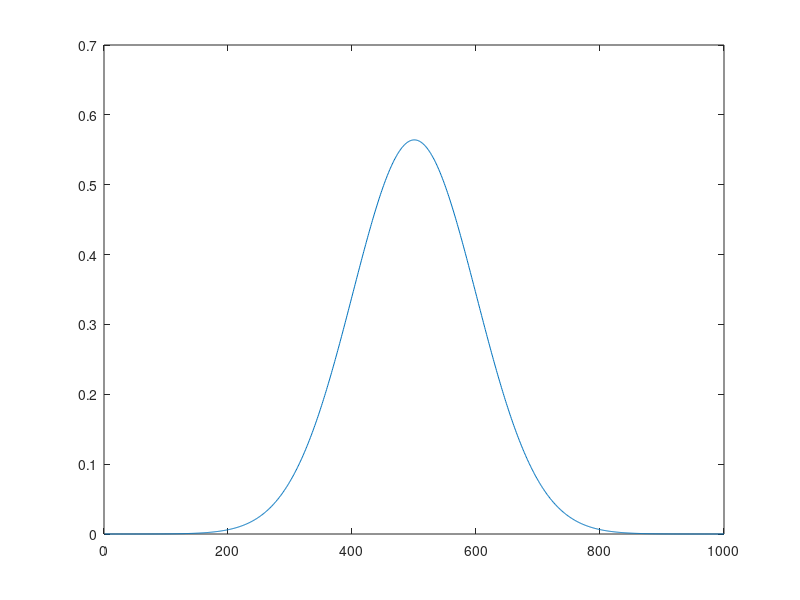
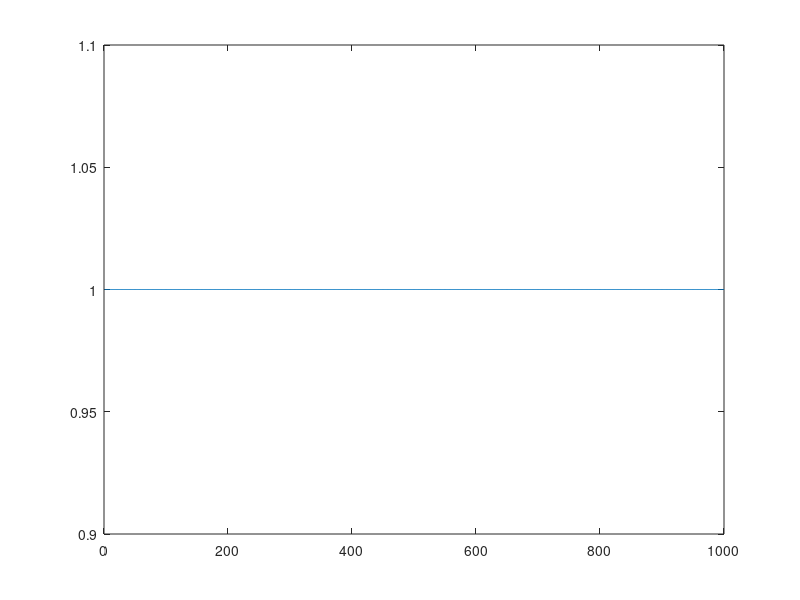

MATLAB code for these plots, in order: (Note: this script raises an error after producing the figures.)
clc; clear all; close all
L = 100; % Spatial length
t_start = 0.0; t_end = 1;
rho_start = 0; rho_end = L; % 1200 for discrete time
Time = 1; % Time length
a = 0; c = 1; % boundary conditions
n = 999; % spaces in spatial length (grid points = n + 1)
m = 1000; % time points 

% t = linspace(t_start,t_end ,m);
t = linspace(t_start,t_end - t_end/m ,m);
rho = linspace(rho_start,rho_end,n+1)'; %TODO check how you define the grid spacing
drho = rho(2) - rho(1);
dt = t(2) - t(1); Fs = 1/dt;
T0 = zeros(n+1,1) + c;
T0(end) = c;
T = zeros(n+1,m);

s = 2/3 * dt / (drho)^3
%%
% figure(1)
% plot(T0)

% Input
sigma = 10; mu = L/2; K = 10;
Pdep = K * 1/(sigma*sqrt(pi))*exp(-(1/2)*(rho-mu).^2/sigma.^2);
figure(1)
plot(Pdep)

u = 1*sin(2*pi*5*t);

% Initialize Tmperature elements
T0 = T0 + Pdep*u(1) ;
figure(2)
plot(T0)
Told = T0;
T(:,1) = T0;

for j = 2:m % loop thorugh time steps
    T(:,j) = Newton_alg(Told,a,c,drho,dt,Pdep,u(j));
    T(:,j) = T(:,j) ; % Should introduce in Newton?
    Told = T(:,j);
end

figure(3);
h = surf(t,rho,T)
set(h,'LineStyle','none')
xlabel('t ')
ylabel('\rho')
zlabel('T(x,t)')

%%               
S = T(100,:);
Y = fft(S)/length(S);
P2 = abs(Y);
P1 = P2(1:m/2+1);
P1(2:end-1) = 2*P1(2:end-1);

f = Fs*(0:(m/2))/m;
figure(4)

stem(f,P1) ;
set(gca,'YScale','log'); 
title('Single-Sided Amplitude Spectrum of T(t)')
xlabel('f (Hz)')
ylabel('|T(f)|')

%%
% figure(5)
% t = linspace(0,10,10)
% T = 1;
% Fs = 1/T;
% x = sin(2*pi*t/T) + 1;
% X = fft(x) / length(x);
% X = abs(X);
% stem(X)

%% 3rd order expantion

clc; clear all; close all
L = 1000; % Spatial length
t_start = 0.0; t_end = 10;
rho_start = 0; rho_end = L; % 1200 for discrete time
Time = 1; % Time length
a = 0; c = 1; % boundary conditions
n = 299; % spaces in spatial length (grid points = n + 1)
m = 1000; % time points 

% t = linspace(t_start,t_end ,m);
t = linspace(t_start,t_end - t_end/m ,m);
rho = linspace(rho_start,rho_end,n+1)'; %TODO check how you define the grid spacing
drho = rho(2) - rho(1);
dt = t(2) - t(1); Fs = 1/dt;
T0 = zeros(n+1,1) + c;
T0(end) = c;
T = zeros(n+1,m);

s = dt / 4 / (drho)^3

sigma = 100; mu = L/2; K = 500;
Pdep = K * 1/(sigma*sqrt(pi))*exp(-(1/2)*(rho-mu).^2/sigma.^2); Pdep(1) = 0; Pdep(end) = 0;
figure(1)
plot(Pdep)

u = 1*sin(2*pi*t);

% Initialize Tmperature elements
T0 = T0 + Pdep*u(1) ;
figure(2)
plot(T0)
Told = T0;
T(:,1) = T0;

for j = 2:m % loop thorugh time steps
    T(:,j) = Newton_alg_3rd_order(Told,a,c,drho,dt,Pdep,u(j));
    T(:,j) = T(:,j) ; % Should introduce in Newton?
    Told = T(:,j);
end

figure(3);
h = surf(t,rho,T)
set(h,'LineStyle','none')
xlabel('t ')
ylabel('\rho')
zlabel('T(x,t)')
 
S = T((n+1)/2,:);
Y = fft(S)/length(S);
P2 = abs(Y);
P1 = P2(1:m/2+1);
P1(2:end-1) = 2*P1(2:end-1);

f = Fs*(0:(m/2))/m;
figure(4)

stem(f,P1) ;
set(gca,'YScale','log'); 
title('Single-Sided Amplitude Spectrum of T(t)')
xlabel('f (Hz)')
ylabel('|T(f)|')